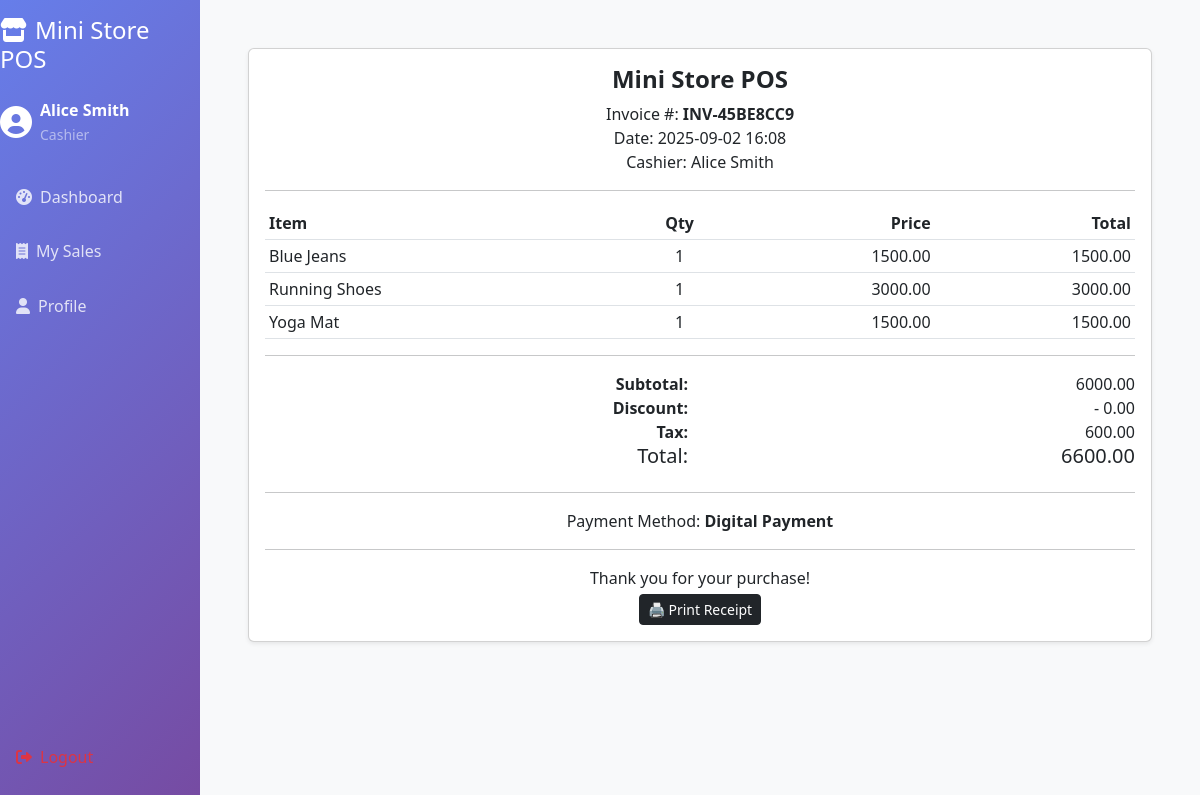
The app's page /receipt/34/ (signed in) with its own data.
### pos/models.py (models this page shows, shortened)
class UserProfile(models.Model):
    ROLE_CHOICES = [
        ('admin', 'Admin'),
        ('cashier', 'Cashier'),
    ]
    user = models.OneToOneField(User, on_delete=models.CASCADE)
    role = models.CharField(max_length=20, choices=ROLE_CHOICES)
    phone = models.CharField(max_length=15, blank=True)
    created_at = models.DateTimeField(auto_now_add=True)

class Sale(models.Model):
    PAYMENT_CHOICES = [
        ('cash', 'Cash'),
        ('card', 'Card'),
        ('digital', 'Digital Payment'),
    ]
    invoice_number = models.CharField(max_length=50, unique=True)
    cashier = models.ForeignKey(User, on_delete=models.CASCADE)
    total_amount = models.DecimalField(max_digits=10, decimal_places=2)
    discount_amount = models.DecimalField(max_digits=10, decimal_places=2, default=0)
    tax_amount = models.DecimalField(max_digits=10, decimal_places=2, default=0)
    final_amount = models.DecimalField(max_digits=10, decimal_places=2)
    payment_method = models.CharField(max_length=20, choices=PAYMENT_CHOICES)
    customer_name = models.CharField(max_length=100, blank=True)
    customer_phone = models.CharField(max_length=15, blank=True)
    created_at = models.DateTimeField(auto_now_add=True)
    notes = models.TextField(blank=True, null=True)
    class Meta:
        ordering = ['-created_at']

class SaleItem(models.Model):
    sale = models.ForeignKey(Sale, on_delete=models.CASCADE, related_name='items')
    product = models.ForeignKey(Product, on_delete=models.CASCADE)
    quantity = models.IntegerField(validators=[MinValueValidator(1)])
    unit_price = models.DecimalField(max_digits=10, decimal_places=2)
    total_price = models.DecimalField(max_digits=10, decimal_places=2)
    created_at = models.DateTimeField(auto_now_add=True)

class Product(models.Model):
    name = models.CharField(max_length=200)
    category = models.ForeignKey(Category, on_delete=models.CASCADE)
    barcode = models.CharField(max_length=50, unique=True, blank=True, null=True)
    price = models.DecimalField(max_digits=10, decimal_places=2, validators=[MinValueValidator(Decimal('0.01'))])
    stock_quantity = models.IntegerField(default=0, validators=[MinValueValidator(0)])
    min_stock_level = models.IntegerField(default=5)
    image = models.ImageField(upload_to='products/', blank=True, null=True)
    description = models.TextField(blank=True)
    is_active = models.BooleanField(default=True)
    created_at = models.DateTimeField(auto_now_add=True)
    updated_at = models.DateTimeField(auto_now=True)
    class Meta:
        ordering = ['name']

### pos/views.py (the view)
# urls.py: path('receipt/<int:sale_id>/', views.sale_receipt_view, name='sale_receipt'),
@login_required
def sale_receipt_view(request, sale_id):
    sale = get_object_or_404(Sale, id=sale_id)
    items = sale.items.all()
    subtotal = sum(item.unit_price * item.quantity for item in items)
    discount = sale.discount_amount
    tax = sale.tax_amount
    final = sale.final_amount
    return render(request, "receipt.html", {
        "sale": sale,
        "items": items,
        "subtotal": subtotal,
        "discount": discount,
        "tax": tax,
        "final": final,
    })

### templates/receipt.html (shortened to what this page needs)
{% extends "base.html" %}
{% block content %}
<div class="container mt-4">
  <div class="card shadow-sm">
    <div class="card-body">
      <div class="text-center mb-3">
        <h4 class="fw-bold">Mini Store POS</h4>
        <p class="mb-0">Invoice #: <strong>{{ sale.invoice_number }}</strong></p>
        <p class="mb-0">Date: {{ sale.created_at|date:"Y-m-d H:i" }}</p>
        <p class="mb-0">Cashier: {{ sale.cashier.get_full_name|default:sale.cashier.username }}</p>
      </div>
      <hr>
      <table class="table table-sm">
        <thead>
          <tr>
            <th>Item</th>
            <th class="text-center">Qty</th>
            <th class="text-end">Price</th>
            <th class="text-end">Total</th>
          </tr>
        </thead>
        <tbody>
          {% for item in items %}
          <tr>
            <td>{{ item.product.name }}</td>
            <td class="text-center">{{ item.quantity }}</td>
            <td class="text-end">{{ item.unit_price }}</td>
            <td class="text-end">{{ item.total_price }}</td>
          </tr>
          {% endfor %}
        </tbody>
      </table>
      <hr>
      <div class="row">
        <div class="col-6 text-end"><strong>Subtotal:</strong></div>
        <div class="col-6 text-end">{{ subtotal }}</div>
        <div class="col-6 text-end"><strong>Discount:</strong></div>
        <div class="col-6 text-end">- {{ discount }}</div>
        <div class="col-6 text-end"><strong>Tax:</strong></div>
        <div class="col-6 text-end">{{ tax }}</div>
        <div class="col-6 text-end"><h5>Total:</h5></div>
        <div class="col-6 text-end"><h5>{{ final }}</h5></div>
      </div>
      <hr>
      <p class="text-center mb-0">Payment Method: <strong>{{ sale.get_payment_method_display }}</strong></p>
      <hr>
      <div class="text-center">
        <p class="mb-1">Thank you for your purchase!</p>
        <button class="btn btn-sm btn-dark" onclick="window.print()">🖨️ Print Receipt</button>
      </div>
    </div>
  </div>
</div>
{% endblock %}

### templates/base.html (shortened to what this page needs)
<!DOCTYPE html>
<html lang="en">
<head>
  <link href="https://cdnjs.cloudflare.com/ajax/libs/bootstrap/5.3.0/css/bootstrap.min.css" rel="stylesheet">
  <link href="https://cdnjs.cloudflare.com/ajax/libs/font-awesome/6.0.0/css/all.min.css" rel="stylesheet">
</head>
<body class="bg-light">
  <div class="container-fluid">
    <div class="row flex-nowrap">
      {% if user.is_authenticated %}
      <div class="col-auto col-md-3 col-lg-2 px-0 bg-dark sidebar d-none d-md-flex flex-column p-3">
        <h4 class="text-white mb-4">
          <i class="fas fa-store me-2"></i>Mini Store POS
        </h4>
        <div class="user-info text-white mb-4">
          <i class="fas fa-user-circle fa-2x"></i>
          <div>
            <div class="fw-bold">{{ user.first_name }} {{ user.last_name }}</div>
            <small class="text-white-50">{{ user.userprofile.role|title }}</small>
          </div>
        </div>
        <nav class="nav nav-pills flex-column">
          <a class="nav-link" href="{% url 'dashboard' %}">
            <i class="fas fa-tachometer-alt me-2"></i>Dashboard
          </a>
          {% if user.userprofile.role == 'cashier' %}
          <a class="nav-link" href="{% url 'my_sales' %}">
            <i class="fas fa-receipt me-2"></i>My Sales
          </a>
          {% endif %}
        </nav>
      <a class="nav-link" href="{% url 'profile' %}">
            <i class="fas fa-user me-2"></i>Profile
        </a>
        <div class="mt-auto">
          <a class="nav-link text-danger" href="{% url 'logout' %}">
            <i class="fas fa-sign-out-alt me-2"></i>Logout
          </a>
        </div>
      </div>
      {% endif %}
      <div class="{% if user.is_authenticated %}col-md-9 col-lg-10{% else %}col-12{% endif %}">
        <main class="p-4">
          {% block content %}
          {% endblock %}
        </main>
      </div>
    </div>
  </div>
</body>
</html>

### templates/base.html (style rules this page uses)
.sidebar { min-height: 100vh; background: linear-gradient(135deg, #667eea 0%, #764ba2 100%); }
.sidebar .nav-link { color: rgba(255,255,255,0.8); padding: 0.75rem 1rem; margin: 0.2rem 0; border-radius: 0.5rem; transition: all 0.3s; }
.user-info { display: flex; align-items: center; gap: 0.5rem; }

### records on screen
Sale: invoice_number "INV-45BE8CC9", created_at "2025-09-02 16:08", cashier.get_full_name "Alice Smith", discount_amount "0.00", tax_amount "600.00", final_amount "6600.00", payment_method "Digital Payment"
SaleItem: product.name "Blue Jeans", quantity "1", unit_price "1500.00", total_price "1500.00"
SaleItem: product.name "Running Shoes", quantity "1", unit_price "3000.00", total_price "3000.00"
SaleItem: product.name "Yoga Mat", quantity "1", unit_price "1500.00", total_price "1500.00"

### other values on screen
{{ user.first_name }} "Alice"
{{ user.last_name }} "Smith"
{{ user.userprofile.role|title }} "Cashier"
{{ subtotal }} "6000.00"
